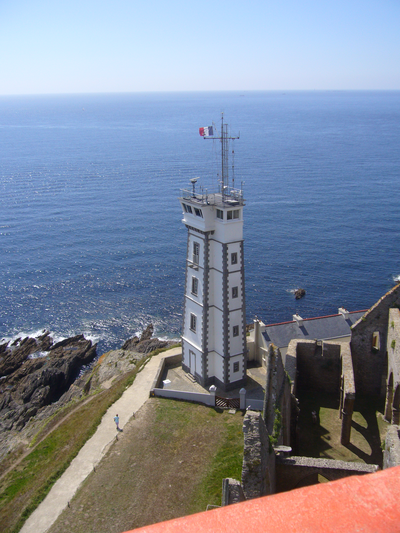
#> input picture TakePic/102202.png, 400 x 533 px, given in place of the camera
$ python Color_Track.py
#> lines starting #> are read from the running program, lines starting #| are printed output that depends on the picture; after the words box and inside, x2 and y2 are one past the last pixel; in counts of white or black regions, pixels touching at a corner belong together
#Steps to get HSV Boundary Values
#color = np.uint8([[[0, 128, 0]]])
#hsv_green = cv2.cvtColor(green, cv2.COLOR_BGR2HSV)
#print (hsv_color)

import cv2
import numpy as np
print("OpenCV Version: "+cv2.__version__)
camera_port = 0
cap = cv2.VideoCapture(camera_port)

while(True):

	#Take each frame
	ret, frame = cap.read()
#> frame is the input picture: shape (533, 400, 3); mean B, G, R 152.2, 134.9, 126.2

	#Convert BGR to HSV
	hsv = cv2.cvtColor(frame, cv2.COLOR_BGR2HSV)
#> hsv: shape (533, 400, 3); mean H, S, V 83.4, 82.2, 165.9

	#define range of colors in HSV
	lower_red = np.array([-10, 50, 50])
	upper_red = np.array([20, 255, 255])
	lower_blue = np.array([110, 50, 50])
	upper_blue = np.array([130, 255, 255])
	lower_yellow = np.array([20, 50, 50])
	upper_yellow = np.array([40, 255, 255])
	lower_green = np.array([50, 50, 50])
	upper_green = np.array([70, 255, 128])

	#Threshold the HSV image to get only the specified colors
	mask = cv2.inRange(hsv, lower_blue, upper_blue)
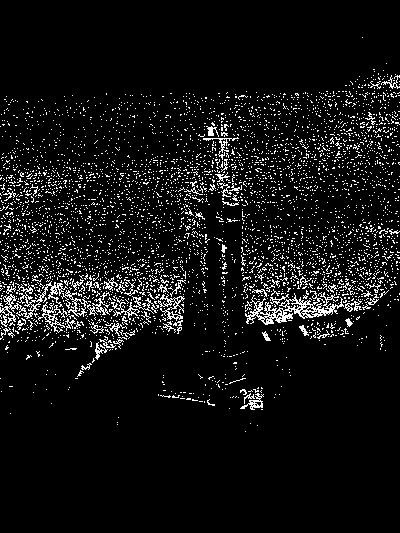
#> mask: shape (533, 400); 7.1% white in thin lines or dots, all inside (x1, y1, x2, y2) = (0, 37, 400, 432)

	#Bitwise-AND mask and original image
	res = cv2.bitwise_and(frame, frame, mask = mask)
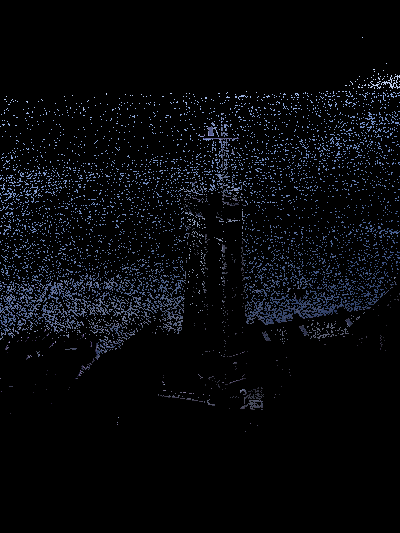
#> res: shape (533, 400, 3); mean B, G, R 10.8, 7.9, 6.7

	cv2.imshow('frame', frame)
	cv2.imshow('mask', mask)
	cv2.imshow('res', res)
	k = cv2.waitKey(5) & 0xFF
#> (key Esc is pressed here)
	if k == 27:
		break

cv2.destroyAllWindows()
